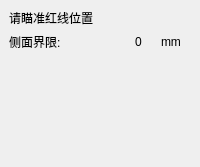
        <widget class="QWidget" name="pageCMJX">
         <property name="toolTip">
          <string>侧面界限测量</string>
         </property>
         <layout class="QVBoxLayout" name="verticalLayout_6">
          <property name="leftMargin">
           <number>0</number>
          </property>
          <property name="topMargin">
           <number>0</number>
          </property>
          <property name="rightMargin">
           <number>0</number>
          </property>
          <property name="bottomMargin">
           <number>0</number>
          </property>
          <item>
           <widget class="QWidget" name="widget_4" native="true">
            <property name="toolTip">
             <string>侧面界限</string>
            </property>
            <layout class="QVBoxLayout" name="verticalLayout_7">
             <item>
              <widget class="QLabel" name="label_150">
               <property name="toolTip">
                <string>侧面界限</string>
               </property>
               <property name="styleSheet">
                <string notr="true"/>
               </property>
               <property name="text">
                <string>请瞄准红线位置</string>
               </property>
               <property name="alignment">
                <set>Qt::AlignLeading|Qt::AlignLeft|Qt::AlignVCenter</set>
               </property>
              </widget>
             </item>
             <item>
              <layout class="QHBoxLayout" name="horizontalLayout_12">
               <item>
                <widget class="QLabel" name="label_27">
                 <property name="minimumSize">
                  <size>
                   <width>120</width>
                   <height>0</height>
                  </size>
                 </property>
                 <property name="maximumSize">
                  <size>
                   <width>80</width>
                   <height>16777215</height>
                  </size>
                 </property>
                 <property name="text">
                  <string>侧面界限:</string>
                 </property>
                </widget>
               </item>
               <item>
                <widget class="QLabel" name="lblCMJX_CMJX">
                 <property name="text">
                  <string>0</string>
                 </property>
                </widget>
               </item>
               <item>
                <widget class="QLabel" name="label_28">
                 <property name="minimumSize">
                  <size>
                   <width>30</width>
                   <height>0</height>
                  </size>
                 </property>
                 <property name="maximumSize">
                  <size>
                   <width>20</width>
                   <height>16777215</height>
                  </size>
                 </property>
                 <property name="text">
                  <string>mm</string>
                 </property>
                </widget>
               </item>
              </layout>
             </item>
             <item>
              <spacer name="verticalSpacer_3">
               <property name="orientation">
                <enum>Qt::Vertical</enum>
               </property>
               <property name="sizeHint" stdset="0">
                <size>
                 <width>20</width>
                 <height>107</height>
                </size>
               </property>
              </spacer>
             </item>
            </layout>
           </widget>
          </item>
         </layout>
        </widget>
